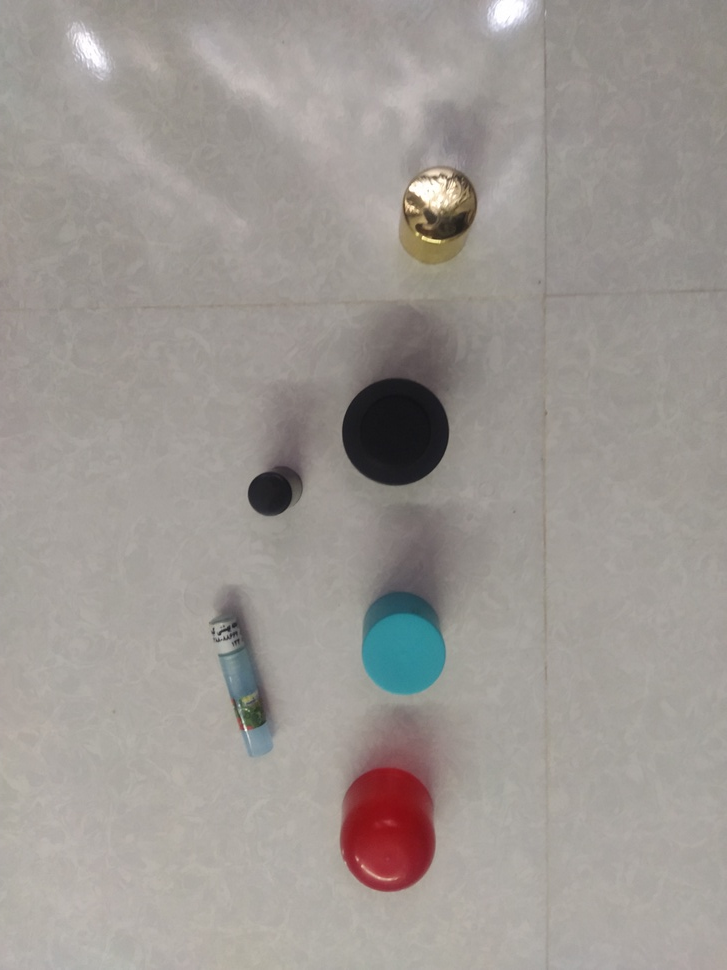
#> input picture Internship Tasks/Object Placement/ObjectDetection/img samples/03.jpg, 727 x 970 px, shrunk from 3000 x 4000 before the run, given in place of video.avi, which was not available
$ python BD_DOG_v1.1.py
#> lines starting #> are read from the running program, lines starting #| are printed output that depends on the picture; pictures that were not available may be replaced by others from this repository, and a replacement may not be noted
#> further down, frame is the input picture: shape (970, 727, 3); mean B, G, R 147.2, 151.7, 157.2
import cv2 as cv


def dog(frame, low_kernel, low_sigma, high_kernel, high_sigma):
#> called with low_kernel = 5, low_sigma = 0, high_kernel = 7, high_sigma = 0
    frame = cv.cvtColor(frame, cv.COLOR_BGR2GRAY)
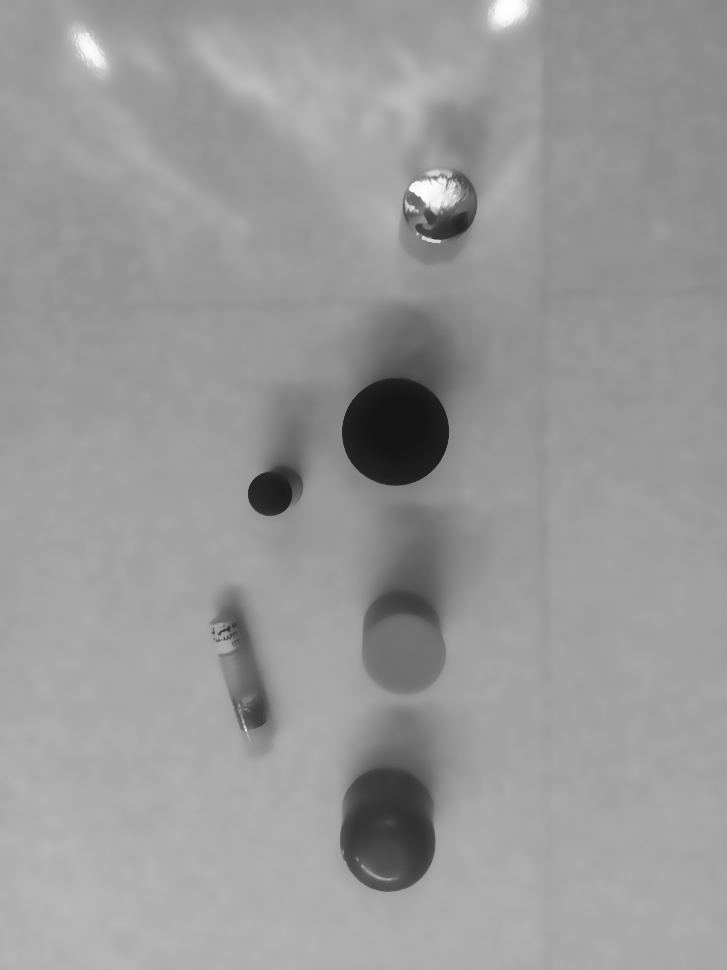
#> frame: shape (970, 727); min 21, max 254, mean 152.9
    low_gaussianBlur = cv.GaussianBlur(frame, (low_kernel, low_kernel), low_sigma)
    high_gaussianBlur = cv.GaussianBlur(frame, (high_kernel, high_kernel), high_sigma)
    return low_gaussianBlur - high_gaussianBlur
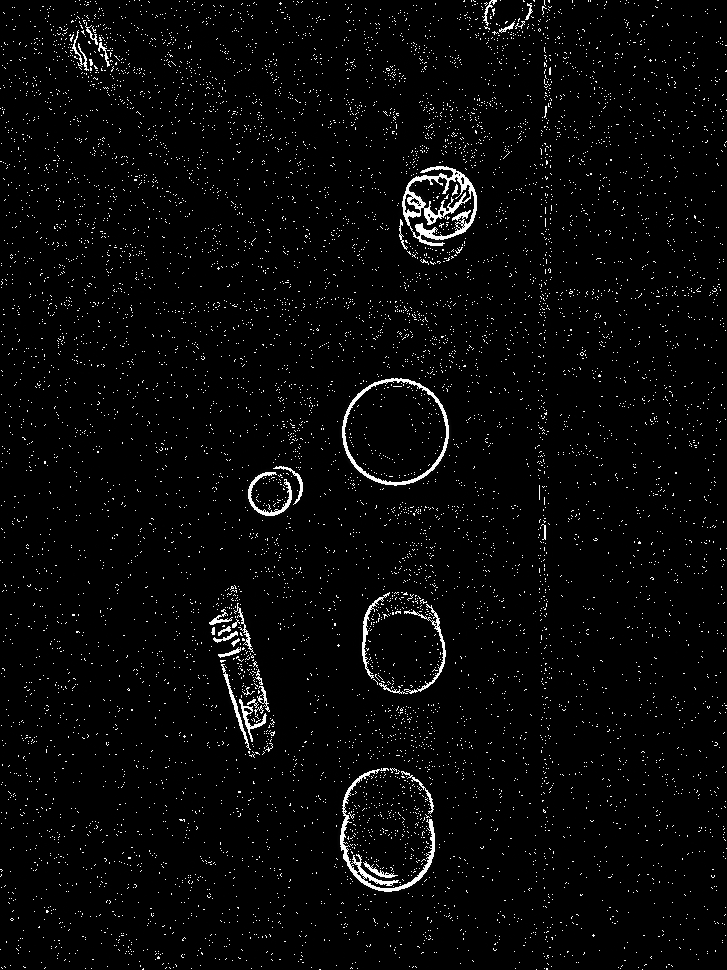
#> returned value: shape (970, 727); min 0, max 255, mean 7.5


def draw_rect_for_contours(frame, contours, hierarchy):
    try:
        hierarchy = hierarchy[0]
    except:
        hierarchy = []

    height, width = frame.shape[:2]
    min_x, min_y = width, height
    max_x = max_y = 0

    # computes the bounding box for the contour, and draws it on the frame,
    for contour, hier in zip(contours, hierarchy):
        (x, y, w, h) = cv.boundingRect(contour)
        min_x, max_x = min(x, min_x), max(x + w, max_x)
        min_y, max_y = min(y, min_y), max(y + h, max_y)
        if w > 80 and h > 80:
            cv.rectangle(frame, (x, y), (x + w, y + h), (255, 0, 0), 2)

    if max_x - min_x > 0 and max_y - min_y > 0:
        cv.rectangle(frame, (min_x, min_y), (max_x, max_y), (255, 255, 0), 2)

    return frame


def nothing(x):
    pass


def trackbar(blur_modes={"bilateral": 0, "gaussian": 1}, dog_params=(5, 0, 7, 0)):
    low_kernel, low_sigma, high_kernel, high_sigma = dog_params
    cv.namedWindow("Detection Tweaks")

    cv.createTrackbar(
        "Blur Modes",
        "Detection Tweaks",
        blur_modes["bilateral"],
        blur_modes["gaussian"],
        nothing,
    )

    cv.createTrackbar("low_kernel", "Detection Tweaks", low_kernel, 10, nothing)
    cv.createTrackbar("low_sigma", "Detection Tweaks", low_sigma, 50, nothing)
    cv.createTrackbar("high_kernel", "Detection Tweaks", high_kernel, 10, nothing)
    cv.createTrackbar("high_sigma", "Detection Tweaks", high_sigma, 70, nothing)


def dial_dial_ero(frame):
    frame = cv.morphologyEx(frame, cv.MORPH_OPEN, kernel_ELLIPSE, iterations=1)
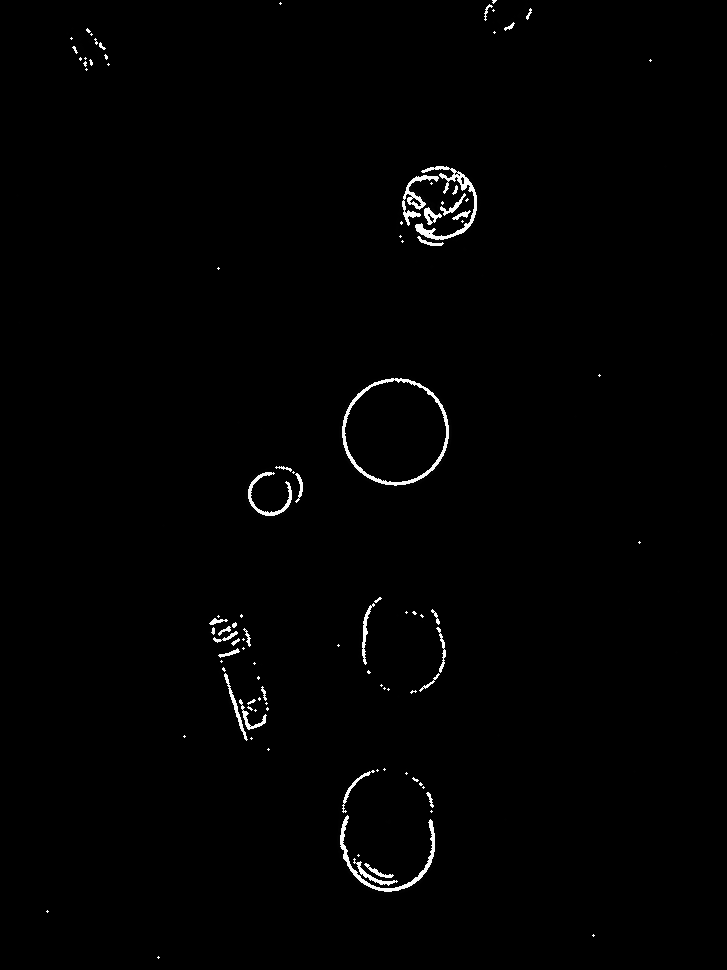
#> frame: shape (970, 727); min 0, max 255, mean 2.3

    # frame = cv.erode(frame, kernel_RECT, iterations=1)
    # frame = cv.dilate(frame, kernel_RECT, iterations=1)

    return frame


def blur(frame, blur_mode):
    frame = (
        cv.GaussianBlur(frame, (11, 11), 3)
        if blur_mode == 1
        else cv.bilateralFilter(frame, d=15, sigmaColor=75, sigmaSpace=75)
    )
    return frame


if __name__ == "__main__":
    trackbar()
    address = (
        "/home/zakaria/Documents/Projects/AtworkTasks/dataset/video/color/video.avi"
    )
    kernel_CROSS = cv.getStructuringElement(cv.MORPH_CROSS, (3, 3))
    kernel_RECT = cv.getStructuringElement(cv.MORPH_RECT, (3, 3))
    kernel_ELLIPSE = cv.getStructuringElement(cv.MORPH_ELLIPSE, (3, 3))
    params = [(11, 21, 7), (11, 41, 21), (11, 61, 39)]

    # read frame
    cap = cv.VideoCapture(address)
    success, frame = cap.read()

    while success:
        low_kernel = cv.getTrackbarPos("low_kernel", "Detection Tweaks")
        low_kernel = low_kernel if low_kernel % 2 == 1 else low_kernel - 1

        low_sigma = cv.getTrackbarPos("low_sigma", "Detection Tweaks")

        high_kernel = cv.getTrackbarPos("high_kernel", "Detection Tweaks")
        high_kernel = high_kernel if high_kernel % 2 == 1 else high_kernel - 1

        high_sigma = cv.getTrackbarPos("high_sigma", "Detection Tweaks")

        blur_mode = cv.getTrackbarPos("Blur Modes", "Detection Tweaks")
        blured_frame = blur(frame, blur_mode)
        cv.imshow("blured_frame", blured_frame)

        fg_mask = dog(blured_frame, low_kernel, low_sigma, high_kernel, high_sigma)
        cv.imshow("foreground_mask", fg_mask)

        # [10 lines of commented-out code are left out]

        dde_mask = dial_dial_ero(fg_mask)
        cv.imshow("dde_mask", dde_mask)

        # contours, hierarchy = cv.findContours(
        #    foreground_mask, cv.RETR_EXTERNAL, cv.CHAIN_APPROX_SIMPLE
        # )

        # draw_rect_for_contours(
        #    frame,
        #    contours,
        #    hierarchy,
        # )

        success, frame = cap.read()
        key = cv.waitKey()
#> (key q is pressed here)
        if key == ord("q"):
            break
        if key == ord("p"):
            cv.waitKey(-1)


cv.destroyAllWindows()
